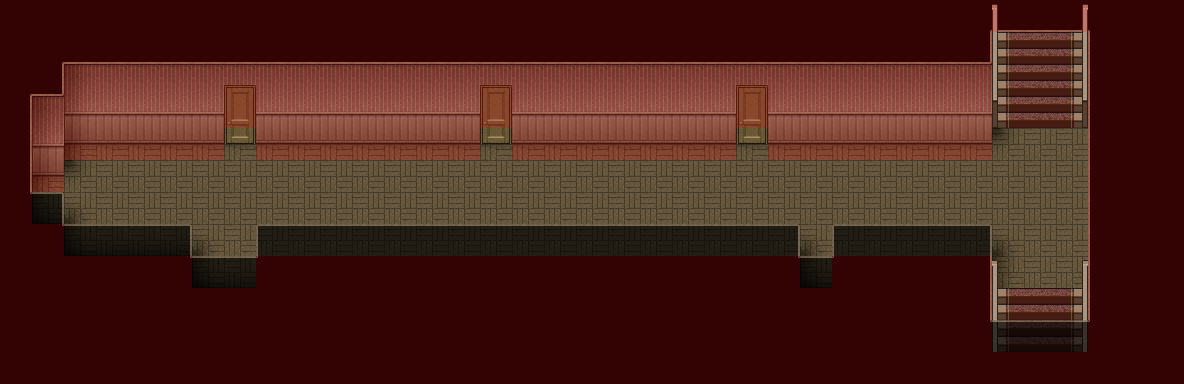

This game map was drawn from its Tiled (.tmx) file and the tilesets committed beside it. A one-line description and the trimmed map source follow:
An orthogonal 37x12 tile map with 32x32 px tiles, 4 tile layers (WallFloor, Stairs, WallThrough, Meta), 2 tilesets and 4 objects (3x Door, SpawnPoint).

<map version="1.0" orientation="orthogonal" width="37" height="12" tilewidth="32" tileheight="32">
 <tileset firstgid="1" name="yokan" tilewidth="32" tileheight="32">
  <image source="yokan.png" width="256" height="2048" />
 </tileset>
 <tileset firstgid="513" name="meta_tiles" tilewidth="32" tileheight="32" spacing="1" margin="1">
  <image source="meta_tiles.png" width="67" height="34" />
  <tile id="0">
   <properties>
    <property name="Collidable" value="true" />
   </properties>
  </tile>
 </tileset>
 <layer name="WallFloor" width="37" height="12">
  <data>[444 cells, 444 non-empty, 21 distinct tile ids]</data>
 </layer>
 <layer name="Stairs" width="37" height="12">
  <data>[444 cells, 28 non-empty, 10 distinct tile ids]</data>
 </layer>
 <objectgroup name="Objects" width="37" height="12">
  <object name="SpawnPoint" x="80" y="208" />
  <object name="North1" type="Door" x="240" y="144" />
  <object name="North2" type="Door" x="496" y="144" />
  <object name="North3" type="Door" x="752" y="144" />
 </objectgroup>
 <layer name="WallThrough" width="37" height="12" opacity="0.67">
  <data>[444 cells, 33 non-empty, 3 distinct tile ids]</data>
 </layer>
 <layer name="Meta" width="37" height="12">
  <data>[444 cells, 320 non-empty, 1 distinct tile ids]</data>
 </layer>
</map>
